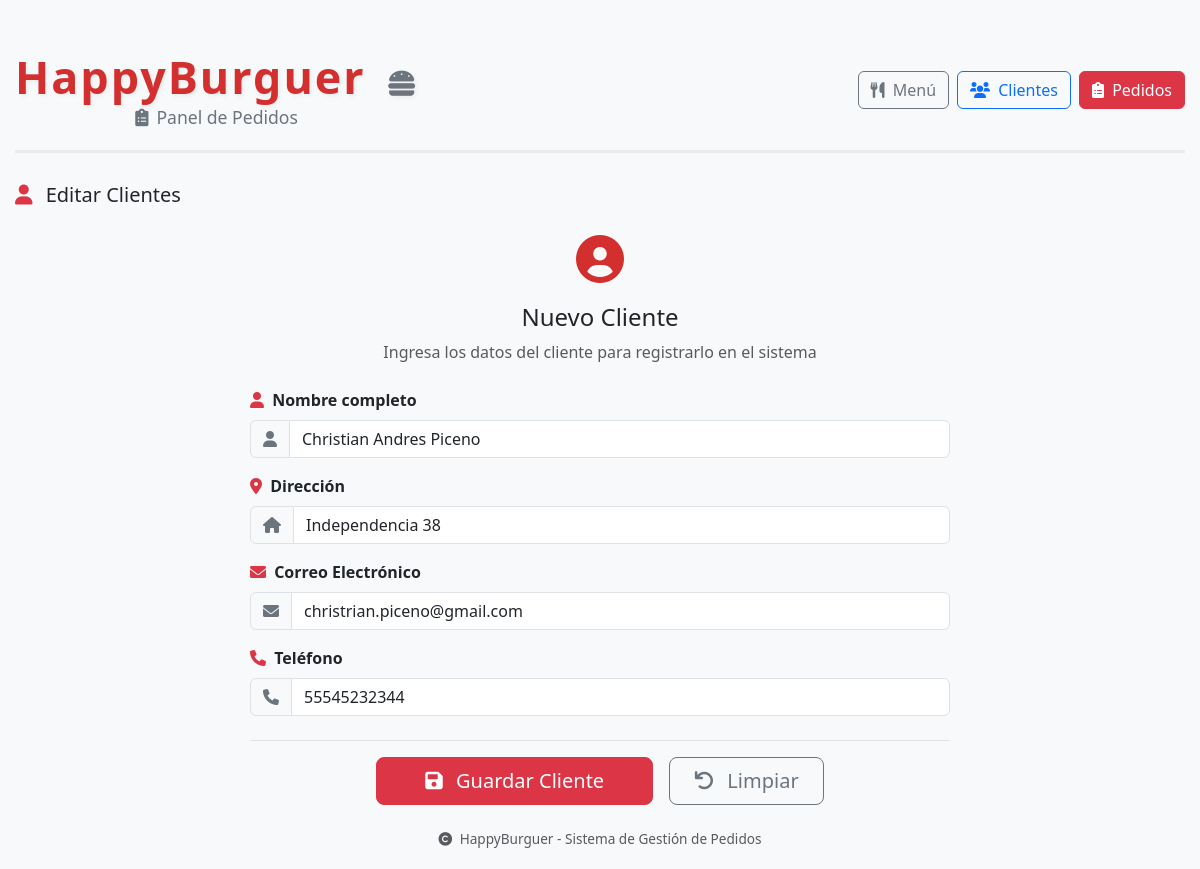
The page /clientes/2 on the database its author committed.
### tables this page shows
CREATE TABLE Clientes (
                                    clave INTEGER PRIMARY KEY AUTOINCREMENT NOT NULL,
                                    nombre varchar(200) Not Null,
                                    direccion varchar(300),
                                    correo_electronico varchar(100),
                                    telefono varchar(15));

### routes/clientes.py (the view)
@cliente_bp.route("/clientes/<int:cliente_id>")
def agrega_edita_clientes(cliente_id):
    api = "clientes.crea_cliente"
    accion = "Crear"
    cliente = {}
    claveCliente = cliente_id if cliente_id is not None and cliente_id >= 0 else 0
    if cliente_id > 0:
        api = "clientes.edita_cliente"
        accion = "Editar"
        cliente = clientes_model.obtener_id(cliente_id)
    return render_template("cliente_add_edit.html", cliente=cliente, API=api, accion = accion, claveCliente = claveCliente)

### db/db.py (called while the page is built)
    def getConnection(self):
        conn = sqlite3.connect(self.nombreDb)
        conn.execute("PRAGMA foreign_keys = ON")
        return conn

### models/cliente.py (called while the page is built)
    def obtener_id(self, claveCliente):
        with self.db.getConnection() as conn:
            return conn.execute("Select * From Clientes Where clave = ?", (claveCliente,)).fetchone()

### templates/cliente_add_edit.html (shortened to what this page needs)
{% extends 'layout.html' %}
{% block contenido %}
    <div class="clientes-card">
        <div class="d-flex justify-content-between align-items-center mb-3 flex-wrap">
            <h5 class="mb-0">
                <i class="fas fa-user me-2 text-danger"></i>
                {{ accion}} Clientes
            </h5>
        </div>
        <div class="pedidos-card" style="max-width: 700px; margin: 0 auto;">
            <div class="text-center mb-4">
                <div class="icon-form" style="font-size: 3rem; color: #d32f2f;">
                    <i class="fas fa-user-circle"></i>
                </div>
                <h4 class="mt-2">Nuevo Cliente</h4>
                <p class="text-muted">Ingresa los datos del cliente para registrarlo en el sistema</p>
            </div>
            {% if condicion %}
                <form id="formCliente" method="POST" action="{{ url_for(API) }}">
            {% else %}
                <form id="formCliente" method="POST" action="{{ url_for(API, cliente_id=claveCliente) }}">
            {% endif %}
                <div class="mb-3">
                    <label for="nombre" class="form-label fw-semibold">
                        <i class="fas fa-user me-1 text-danger"></i> Nombre completo
                    </label>
                    <div class="input-group">
                        <span class="input-group-text bg-light">
                            <i class="fas fa-user text-secondary"></i>
                        </span>
                        <input type="text"
                               class="form-control"
                               id="nombre"
                               name="nombre"
                               placeholder="Ej: Juan Pérez Gómez"
                               required
                               value="{{cliente[1]}}"
                               autofocus>
                    </div>
                </div>
                <div class="mb-3">
                    <label for="direccion" class="form-label fw-semibold">
                        <i class="fas fa-map-marker-alt me-1 text-danger"></i> Dirección
                    </label>
                    <div class="input-group">
                        <span class="input-group-text bg-light">
                            <i class="fas fa-home text-secondary"></i>
                        </span>
                        <input type="text"
                               class="form-control"
                               id="direccion"
                               name="direccion"
                               placeholder="Ej: Calle Principal #123, Colonia Centro"
                               value="{{cliente[2]}}"
                               required>
                    </div>
                </div>
                <div class="mb-3">
                    <label for="email" class="form-label fw-semibold">
                        <i class="fas fa-envelope me-1 text-danger"></i> Correo Electrónico
                    </label>
                    <div class="input-group">
                        <span class="input-group-text bg-light">
                            <i class="fas fa-envelope text-secondary"></i>
                        </span>
                        <input type="email"
                               class="form-control"
                               id="email"
                               name="email"
                               placeholder="Ej: cliente@email.com"
                               value="{{cliente[3]}}"
                               required>
                    </div>
                </div>
                <div class="mb-3">
                    <label for="telefono" class="form-label fw-semibold">
                        <i class="fas fa-phone me-1 text-danger"></i> Teléfono
                    </label>
                    <div class="input-group">
                        <span class="input-group-text bg-light">
                            <i class="fas fa-phone text-secondary"></i>
                        </span>
                        <input type="tel"
                               class="form-control"
                               id="telefono"
                               name="telefono"
                               placeholder="Ej: 55-1234-5678"
                               value="{{cliente[4]}}"
                               required>
                    </div>
                </div>
                <div class="d-flex gap-3 mt-4 pt-3 border-top flex-wrap justify-content-center">
                    <button type="submit" class="btn btn-danger btn-lg px-5" id="btnEnviar">
                        <i class="fas fa-save me-2"></i> Guardar Cliente
                    </button>
                    <button type="reset" class="btn btn-outline-secondary btn-lg px-4">
                        <i class="fas fa-undo me-2"></i> Limpiar
                    </button>
                </div>
            </form>
        </div>
    </div>
{% endblock %}

### static/css/style.css (style rules this page uses)
body { background-color: #f8f9fa; font-family: 'Segoe UI', Tahoma, Geneva, Verdana, sans-serif; }

### rows shown on the page
Clientes: nombre "Christian Andres Piceno", direccion "Independencia 38", email "christrian.piceno@gmail.com", telefono "55545232344"

### other values the page prints
{{ accion }} "Editar"
